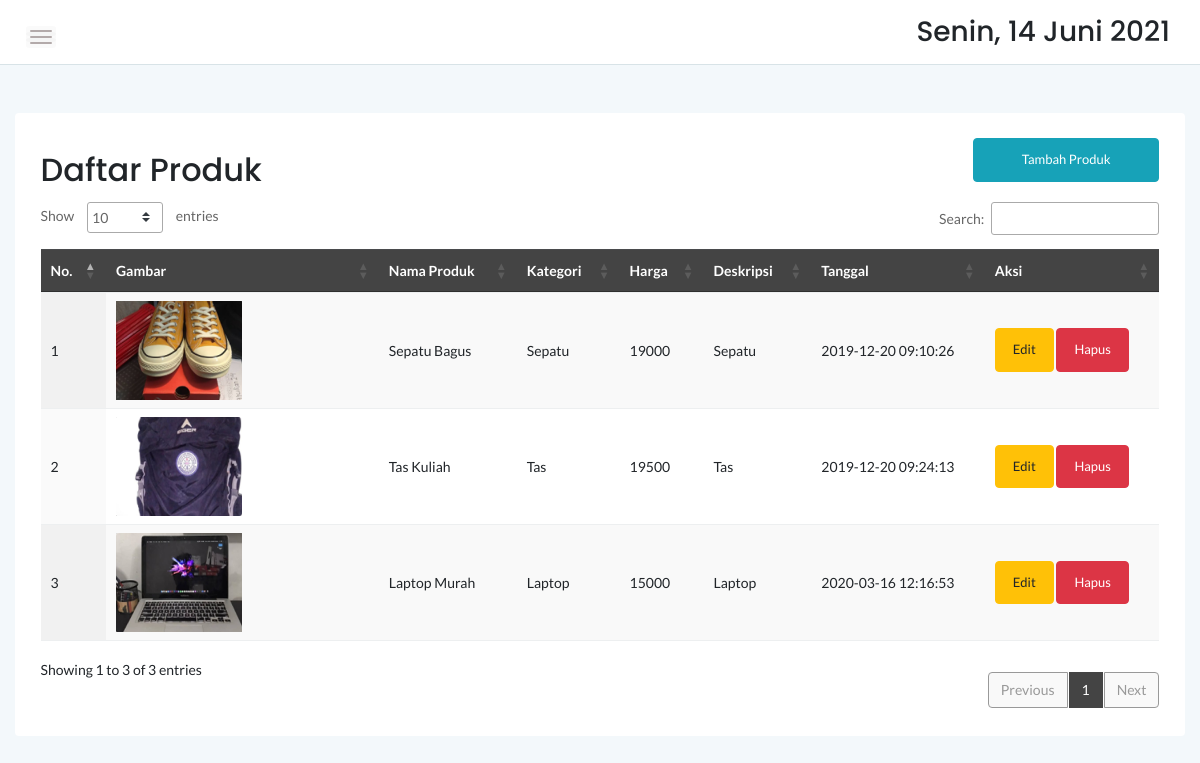
The app's page /admin/produk.php with its own data.
### tables this page shows
CREATE TABLE `produk` (
  `idproduk` int(11) NOT NULL,
  `idkategori` int(11) NOT NULL,
  `namaproduk` varchar(30) NOT NULL,
  `gambar` varchar(100) NOT NULL,
  `deskripsi` varchar(200) NOT NULL,
  `hargaafter` int(11) NOT NULL,
  `tgldibuat` timestamp NOT NULL DEFAULT current_timestamp()
);

CREATE TABLE `kategori` (
  `idkategori` int(11) NOT NULL,
  `namakategori` varchar(20) NOT NULL,
  `tgldibuat` timestamp NOT NULL DEFAULT current_timestamp()
);

### admin/produk.php (the view, shortened to what this page needs)
<?php
	include '../dbconnect.php';
?>
<!doctype html>
<html class="no-js" lang="en">
	<head>
		<link rel="stylesheet" href="assets/css/bootstrap.min.css">
		<link rel="stylesheet" href="assets/css/font-awesome.min.css">
		<link rel="stylesheet" href="assets/css/themify-icons.css">
		<link rel="stylesheet" href="assets/css/metisMenu.css">
		<link rel="stylesheet" href="assets/css/owl.carousel.min.css">
		<link rel="stylesheet" href="assets/css/slicknav.min.css">
		<link rel="stylesheet" href="https://www.amcharts.com/lib/3/plugins/export/export.css" type="text/css" media="all" />
		<link rel="stylesheet" type="text/css" href="https://cdn.datatables.net/1.10.20/css/jquery.dataTables.min.css">
		<link rel="stylesheet" type="text/css" href="https://cdn.datatables.net/1.10.20/css/jquery.dataTables.css">
		<link rel="stylesheet" type="text/css" href="https://cdn.datatables.net/1.10.20/css/dataTables.bootstrap4.min.css">
		<link rel="stylesheet" type="text/css" href="https://cdn.datatables.net/responsive/2.2.3/css/responsive.bootstrap.min.css">
		<link rel="stylesheet" type="text/css" href="https://cdn.datatables.net/responsive/2.2.3/css/responsive.jqueryui.min.css">
		<link rel="stylesheet" type="text/css" href="https://cdn.datatables.net/buttons/1.5.2/css/buttons.dataTables.min.css">
		<link rel="stylesheet" href="assets/css/typography.css">
		<link rel="stylesheet" href="assets/css/default-css.css">
		<link rel="stylesheet" href="assets/css/styles.css">
		<link rel="stylesheet" href="assets/css/responsive.css">
	</head>
	<body>
		<div class="page-container">
			<div class="main-content">
				<div class="header-area">
					<div class="row align-items-center">
						<div class="col-md-6 col-sm-8 clearfix">
							<div class="nav-btn pull-left">
								<span></span>
								<span></span>
								<span></span>
							</div>
						</div>
						<div class="col-md-6 col-sm-4 clearfix">
							<ul class="notification-area pull-right">
								<li>
									<h3><div class="date">
									</div></h3>
								</li>
							</ul>
						</div>
					</div>
				</div>
				<div class="main-content-inner">
					<div class="row mt-5 mb-5">
						<div class="col-12">
							<div class="card">
								<div class="card-body">
									<div class="d-sm-flex justify-content-between align-items-center">
										<h2>Daftar Produk</h2>
										<button style="margin-bottom:20px" data-toggle="modal" data-target="#myModal" class="btn btn-info col-md-2">Tambah Produk</button>
									</div>
									<div class="data-tables datatable-dark">
										<table id="dataTable3" class="display" style="width:100%">
											<thead class="thead-dark">
												<tr>
													<th>No.</th>
													<th>Gambar</th>
													<th>Nama Produk</th>
													<th>Kategori</th>
													<th>Harga</th>
													<th>Deskripsi</th>
													<th>Tanggal</th>
													<th>Aksi</th>
												</tr>
											</thead>
											<tbody>
												<?php
													$brgs=mysqli_query($conn,"SELECT * from kategori k, produk p where k.idkategori=p.idkategori order by idproduk ASC");
													$no=1;
													while($p=mysqli_fetch_array($brgs)){
												?>
												<tr>
													<td><?php echo $no++ ?></td>
													<td><img src="../<?php echo $p['gambar'] ?>" width="50%"\></td>
													<td><?php echo $p['namaproduk'] ?></td>
													<td><?php echo $p['namakategori'] ?></td>
													<td><?php echo $p['hargaafter'] ?></td>
													<td><?php echo $p['deskripsi'] ?></td>
													<td><?php echo $p['tgldibuat'] ?></td>
													<td>
														<button type="button" data-toggle="modal" data-target="#edit<?php echo $p['idproduk'] ?>" class="btn btn-warning">
															Edit
														</button>
														<button type="button" data-toggle="modal" data-target="#hapus<?php echo $p['idproduk'] ?>" class="btn btn-danger">
															Hapus
														</button>
													</td>
												</tr>
												<?php
													};
												?>
											</tbody>
										</table>
									</div>
									</div>
								</div>
							</div>
						</div>
					</div>
				</div>
			</div>
	</body>
</html>

### admin/assets/css/styles.css (style rules this page uses)
.page-container { width: 100%; height: 100%; min-height: 100vh; padding-left: 280px; -webkit-transition: padding-left 0.3s ease 0s; transition: padding-left 0.3s ease 0s; }
.card { border: none; border-radius: 4px; background-color: #fff; -webkit-transition: all 0.3s ease 0s; transition: all 0.3s ease 0s; }
.card-body { padding: 25.6px; padding: 1.6rem; }
.main-content { width: 100%; background: #F3F8FB; }
.main-content-inner { padding: 0 30px 50px; }
.header-area { padding: 15px 30px; background: #fff; border-bottom: 1px solid #d8e3e7; }
.nav-btn { margin-right: 30px; margin-top: 10px; cursor: pointer; }
.nav-btn span { display: block; width: 22px; height: 2px; background: #b3aaaa; margin: 4px 0; border-radius: 15px; -webkit-transition: all 0.3s ease 0s; transition: all 0.3s ease 0s; box-shadow: 0 0 0 4px rgba(99, 96, 96, 0.03); }
.notification-area { -webkit-user-select: none; -moz-user-select: none; -ms-user-select: none; user-select: none; position: relative; z-index: 1; }
.notification-area li { display: inline-block; margin-left: 20px; cursor: pointer; -webkit-user-select: none; -moz-user-select: none; -ms-user-select: none; user-select: none; }
.btn { padding: 11px 17px; font-size: 13px; letter-spacing: 0; }
table tr th { border-bottom: none; }
table tr th, table tr td { border-top: 1px solid rgba(120, 130, 140, 0.13) !important; }
table.dataTable.no-footer { border-bottom: 1px solid rgba(120, 130, 140, 0.13) !important; }
table.dataTable thead th, table.dataTable thead td { border-bottom-color: transparent; }
.datatable-dark thead { background: #444; color: #fff; }

### admin/assets/css/responsive.css (style rules this page uses)
@media (min-width: 1200px) and (max-width: 1364px) { .main-content-inner { padding: 0 15px 50px; } }
@media (min-width: 1200px) and (max-width: 1364px) { .page-container, .sbar_collapsed.page-container { padding-left: 0; } }

### records on screen
produk: gambar (picture), namaproduk "Sepatu Bagus", idkategori.namakategori "Sepatu", hargaafter "19000", deskripsi "Sepatu", tgldibuat "2019-12-20 09:10:26"
produk: gambar (picture), namaproduk "Tas Kuliah", idkategori.namakategori "Tas", hargaafter "19500", deskripsi "Tas", tgldibuat "2019-12-20 09:24:13"
produk: gambar (picture), namaproduk "Laptop Murah", idkategori.namakategori "Laptop", hargaafter "15000", deskripsi "Laptop", tgldibuat "2020-03-16 12:16:53"
